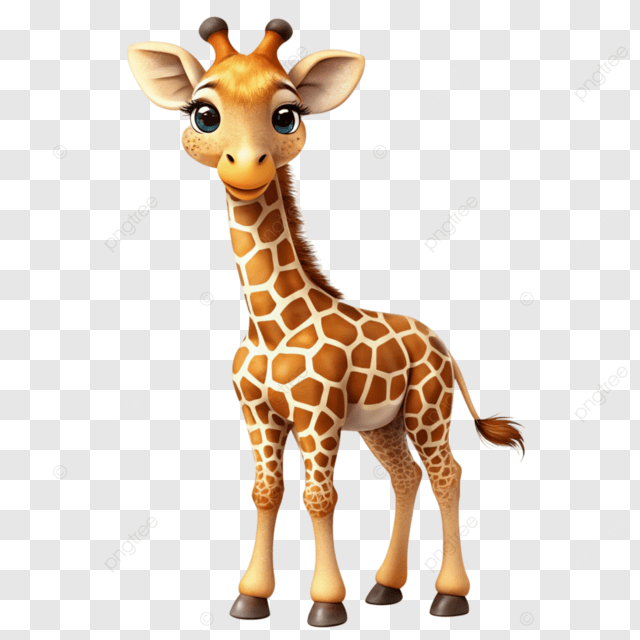
#> input picture assets/img/jirafa.png, 640 x 640 px
$ python remove_backgrounds.py
#> lines starting #> are read from the running program, lines starting #| are printed output that depends on the picture
#!/usr/bin/env python3
"""
Script para eliminar fondos blancos de las imágenes
"""
from PIL import Image
import os

def remove_white_background(input_path, output_path):
    """Elimina el fondo blanco de una imagen y la guarda con transparencia"""
#> called with input_path = 'assets/img/jirafa.png', output_path = 'assets/img/jirafa.png'
    # Abrir la imagen
    img = Image.open(input_path)
#> img is the input picture: PIL image 640x640 P; mean R, G, B 231.2, 221.1, 211.7

    # Convertir a RGBA si no lo está
    img = img.convert("RGBA")
#> img: PIL image 640x640 RGBA

    # Obtener datos de píxeles
    datas = img.getdata()

    newData = []
    for item in datas:
        # Cambiar todos los píxeles blancos y grises claros a transparentes
        # Umbral más bajo para eliminar más agresivamente
        # También verificar que los 3 canales RGB sean similares (gris/blanco)
        r, g, b, a = item

        # Si es blanco, gris claro, o muy transparente
        if (r > 220 and g > 220 and b > 220) or a < 50:
            newData.append((255, 255, 255, 0))  # Completamente transparente
        # Si es gris medio claro (diferencia entre canales < 30)
        elif r > 200 and g > 200 and b > 200 and abs(r-g) < 30 and abs(g-b) < 30 and abs(r-b) < 30:
            newData.append((255, 255, 255, 0))  # Transparente
        else:
            newData.append(item)
#> this loop made 409600 passes
#> (item, r, g, b) on passes 1 to 3: ((255, 255, 255, 255), 255, 255, 255), ((255, 255, 255, 255), 255, 255, 255), ((255, 255, 255, 255), 255, 255, 255)
#> after the loop, newData = 409600 items

    img.putdata(newData)
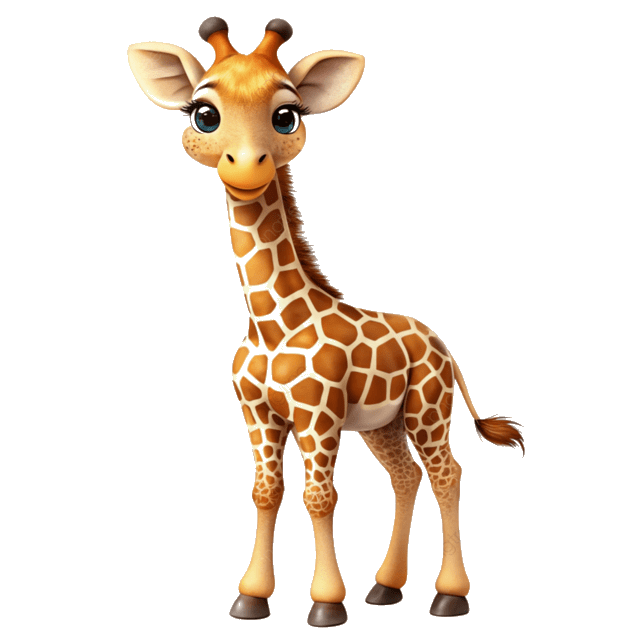
#> img: PIL image 640x640 RGBA; mean R, G, B, A 241.1, 231, 221.8, 48.1; transparent parts drawn white

    # Guardar como PNG con transparencia
    img.save(output_path, "PNG")
    print(f"✓ Procesado: {output_path}")

# Procesar las imágenes
images_to_process = [
    ('assets/img/jirafa.png', 'assets/img/jirafa.png'),
    ('assets/img/jamon.png', 'assets/img/jamon.png'),
    ('assets/img/jugo.png', 'assets/img/jugo.png'),
]

print("Eliminando fondos blancos...")
for input_file, output_file in images_to_process:
    if os.path.exists(input_file):
        remove_white_background(input_file, output_file)
    else:
        print(f"✗ No encontrado: {input_file}")

print("\n¡Proceso completado!")
